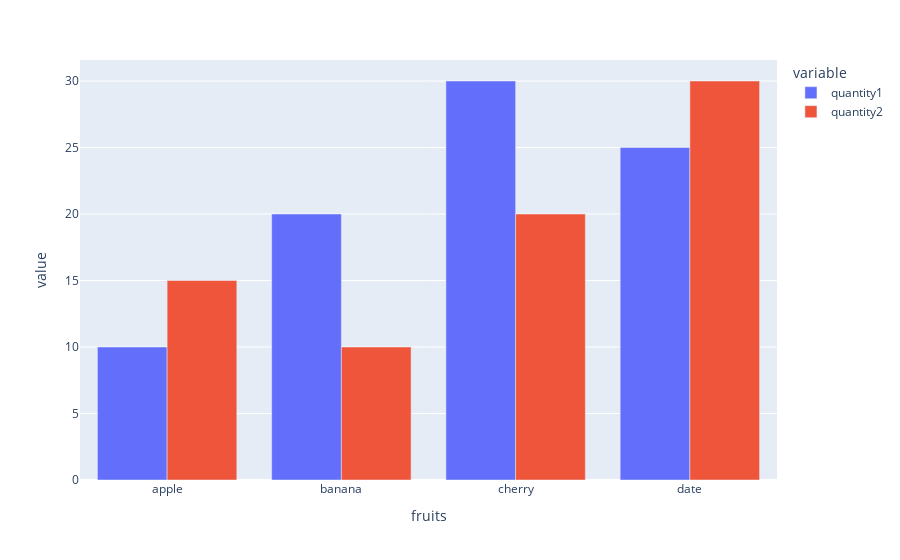

Notebook code cell kept with this figure:
### Markdown cell above
# Creating Multiple Bars on a Single Chart

### Code cell
data = {'fruits':['apple', 'banana', 'cherry', 'date'], 'quantity1':[10, 20, 30, 25], 'quantity2': [15, 10, 20, 30] }
df = pd.DataFrame(data)
fig = px.bar(df, x='fruits', y=['quantity1', 'quantity2'], barmode='group')
fig.show()

### Figure 1 — Plotly figure (JSON) as saved in the notebook; plotly's stock layout.template omitted (floating-point values rounded to 4 significant figures)
{"data": [{"alignmentgroup": "True", "hovertemplate": "variable=quantity1<br>fruits=%{x}<br>value=%{y}<extra></extra>", "legendgroup": "quantity1", "marker": {"color": "#636efa", "pattern": {"shape": ""}}, "name": "quantity1", "offsetgroup": "quantity1", "orientation": "v", "showlegend": true, "textposition": "auto", "type": "bar", "x": ["apple", "banana", "cherry", "date"], "xaxis": "x", "y": [10, 20, 30, 25], "yaxis": "y"}, {"alignmentgroup": "True", "hovertemplate": "variable=quantity2<br>fruits=%{x}<br>value=%{y}<extra></extra>", "legendgroup": "quantity2", "marker": {"color": "#EF553B", "pattern": {"shape": ""}}, "name": "quantity2", "offsetgroup": "quantity2", "orientation": "v", "showlegend": true, "textposition": "auto", "type": "bar", "x": ["apple", "banana", "cherry", "date"], "xaxis": "x", "y": [15, 10, 20, 30], "yaxis": "y"}], "layout": {"barmode": "group", "legend": {"title": {"text": "variable"}, "tracegroupgap": 0}, "margin": {"t": 60}, "xaxis": {"anchor": "y", "domain": [0, 1], "title": {"text": "fruits"}}, "yaxis": {"anchor": "x", "domain": [0, 1], "title": {"text": "value"}}}}
